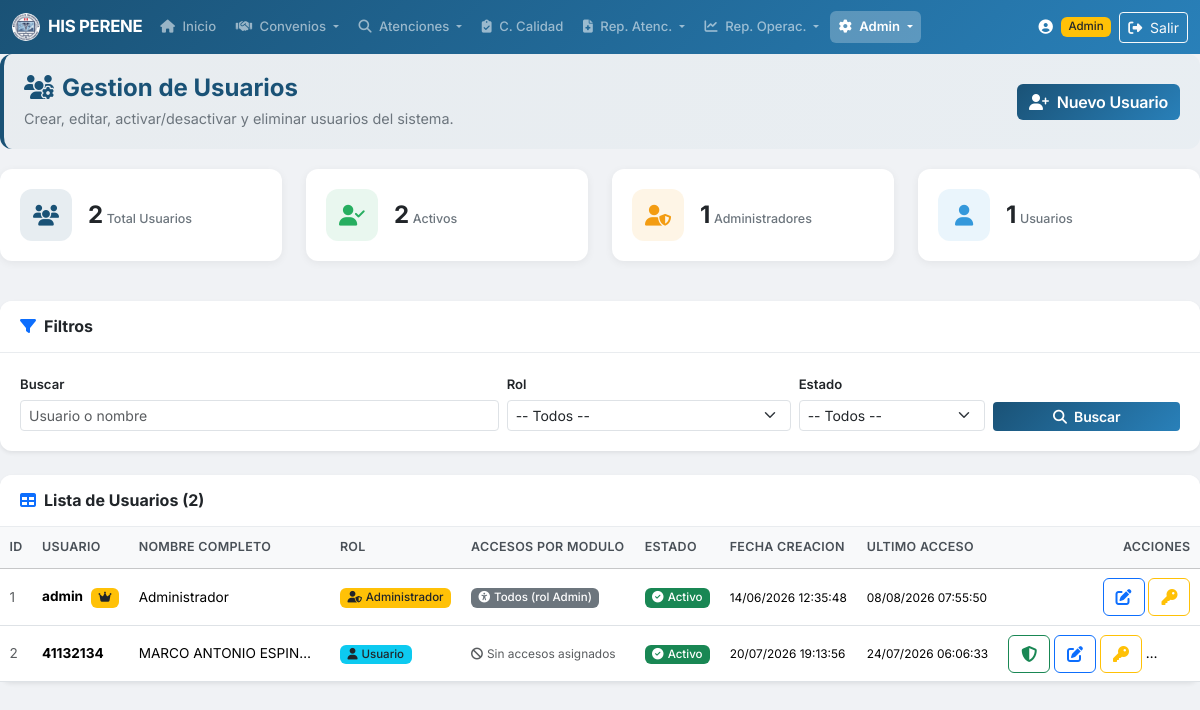
/usuarios.php (signed in), run on the app's committed database.
### tables this page shows
CREATE TABLE `USUARIOS` (
  `id_usuario` int(11) NOT NULL,
  `usuario` varchar(50) NOT NULL,
  `password` varchar(255) NOT NULL,
  `nombre_completo` varchar(150) DEFAULT NULL,
  `rol` varchar(20) NOT NULL DEFAULT 'usuario' COMMENT 'admin o usuario',
  `estado` tinyint(1) NOT NULL DEFAULT 1,
  `fecha_creacion` datetime DEFAULT current_timestamp(),
  `ultimo_acceso` datetime DEFAULT NULL
);

### includes/functions.php (called while the page is built, shortened)
<?php
function clean($str) {
    return htmlspecialchars($str ?? '', ENT_QUOTES, 'UTF-8');
}
function formatDateTime($datetime) {
    $ts = strtotime($datetime);
    return $ts ? date('d/m/Y H:i:s', $ts) : $datetime;
}

### usuarios.php (the view, shortened to what this page needs)
<?php
require_once 'includes/functions.php';
$pdo = getDBConnection();
$fBuscar = trim($_GET['buscar'] ?? '');
$where = "1=1";
$params = [];
$countSql = "SELECT COUNT(*) FROM USUARIOS WHERE " . $where;
$countStmt = $pdo->prepare($countSql);
$countStmt->execute($params);
$totalRegistros = (int)$countStmt->fetchColumn();
$porPagina = 20;
$pagina = max(1, intval($_GET['pagina'] ?? 1));
$offset = ($pagina - 1) * $porPagina;
$dataSql = "SELECT id_usuario, usuario, nombre_completo, rol, estado, fecha_creacion, ultimo_acceso FROM USUARIOS WHERE {$where} ORDER BY id_usuario ASC LIMIT {$porPagina} OFFSET {$offset}";
$dataStmt = $pdo->prepare($dataSql);
$dataStmt->execute($params);
$usuarios = $dataStmt->fetchAll();
$modulosPorUsuario = [];
$statsRow = $pdo->query("SELECT
    COUNT(*) as total,
    SUM(CASE WHEN estado=1 THEN 1 ELSE 0 END) as activos,
    SUM(CASE WHEN estado=0 THEN 1 ELSE 0 END) as inactivos,
    SUM(CASE WHEN rol='admin' THEN 1 ELSE 0 END) as admins,
    SUM(CASE WHEN rol='usuario' THEN 1 ELSE 0 END) as usuarios_comun
    FROM USUARIOS")->fetch();
include 'includes/header.php';
?>
<div class="page-header-section">
    <div class="d-flex justify-content-between align-items-center flex-wrap gap-2">
        <div>
            <h4><i class="fas fa-users-cog me-2"></i>Gestion de Usuarios</h4>
            <p class="subtitle">Crear, editar, activar/desactivar y eliminar usuarios del sistema.</p>
        </div>
        <button type="button" class="btn btn-his" data-bs-toggle="modal" data-bs-target="#modalCrear">
            <i class="fas fa-user-plus me-1"></i> Nuevo Usuario
        </button>
    </div>
</div>
<div class="row mb-4">
    <div class="col-md-3 col-6 mb-3">
        <div class="stat-card stat-primary">
            <div class="stat-icon"><i class="fas fa-users"></i></div>
            <div class="stat-info">
                <span class="stat-value"><?= number_format($statsRow['total'] ?? 0) ?></span>
                <span class="stat-label">Total Usuarios</span>
            </div>
        </div>
    </div>
    <div class="col-md-3 col-6 mb-3">
        <div class="stat-card stat-success">
            <div class="stat-icon"><i class="fas fa-user-check"></i></div>
            <div class="stat-info">
                <span class="stat-value"><?= number_format($statsRow['activos'] ?? 0) ?></span>
                <span class="stat-label">Activos</span>
            </div>
        </div>
    </div>
    <div class="col-md-3 col-6 mb-3">
        <div class="stat-card stat-warning">
            <div class="stat-icon"><i class="fas fa-user-shield"></i></div>
            <div class="stat-info">
                <span class="stat-value"><?= number_format($statsRow['admins'] ?? 0) ?></span>
                <span class="stat-label">Administradores</span>
            </div>
        </div>
    </div>
    <div class="col-md-3 col-6 mb-3">
        <div class="stat-card stat-info">
            <div class="stat-icon"><i class="fas fa-user"></i></div>
            <div class="stat-info">
                <span class="stat-value"><?= number_format($statsRow['usuarios_comun'] ?? 0) ?></span>
                <span class="stat-label">Usuarios</span>
            </div>
        </div>
    </div>
</div>
<div class="card shadow-sm mb-4">
    <div class="card-header bg-white">
        <h6 class="mb-0 fw-bold"><i class="fas fa-filter me-2 text-primary"></i>Filtros</h6>
    </div>
    <div class="card-body">
        <form method="GET" action="usuarios.php" class="row g-2 align-items-end">
            <div class="col-md-5">
                <label class="form-label small fw-semibold">Buscar</label>
                <input type="text" name="buscar" class="form-control form-control-sm" placeholder="Usuario o nombre" value="<?= htmlspecialchars($fBuscar) ?>">
            </div>
            <div class="col-md-3">
                <label class="form-label small fw-semibold">Rol</label>
                <select name="rol" class="form-select form-select-sm">
                    <option value="">-- Todos --</option>
                </select>
            </div>
            <div class="col-md-2">
                <label class="form-label small fw-semibold">Estado</label>
                <select name="estado" class="form-select form-select-sm">
                    <option value="">-- Todos --</option>
                </select>
            </div>
            <div class="col-md-2">
                <button type="submit" class="btn btn-his btn-sm w-100"><i class="fas fa-search me-1"></i> Buscar</button>
            </div>
        </form>
    </div>
</div>
<div class="card shadow-sm">
    <div class="card-header bg-white">
        <h6 class="mb-0 fw-bold"><i class="fas fa-table me-2 text-primary"></i>Lista de Usuarios (<?= number_format($totalRegistros) ?>)</h6>
    </div>
    <div class="card-body p-0">
        <?php if (empty($usuarios)): ?>
            <div class="empty-state">
                <i class="fas fa-user-slash"></i>
                <h5>Sin usuarios</h5>
                <p>No se encontraron usuarios con los filtros seleccionados.</p>
            </div>
        <?php else: ?>
            <div class="table-responsive">
                <table class="table table-hover table-sm mb-0">
                    <thead class="table-light">
                        <tr>
                            <th>ID</th>
                            <th>Usuario</th>
                            <th>Nombre Completo</th>
                            <th>Rol</th>
                            <th>Accesos por Modulo</th>
                            <th>Estado</th>
                            <th>Fecha Creacion</th>
                            <th>Ultimo Acceso</th>
                            <th class="text-end">Acciones</th>
                        </tr>
                    </thead>
                    <tbody>
                        <?php foreach ($usuarios as $u): ?>
                        <tr>
                            <td class="text-muted"><?= (int)$u['id_usuario'] ?></td>
                            <td>
                                <strong><?= clean($u['usuario']) ?></strong>
                                <?php if ((int)$u['id_usuario'] === 1): ?>
                                    <span class="badge bg-warning text-dark ms-1" title="Administrador principal"><i class="fas fa-crown"></i></span>
                                <?php endif; ?>
                            </td>
                            <td><?= clean($u['nombre_completo']) ?></td>
                            <td>
                                <?php if ($u['rol'] === 'admin'): ?>
                                    <span class="badge bg-warning text-dark"><i class="fas fa-user-shield me-1"></i>Administrador</span>
                                <?php else: ?>
                                    <span class="badge bg-info text-dark"><i class="fas fa-user me-1"></i>Usuario</span>
                                <?php endif; ?>
                            </td>
                            <td style="max-width:220px;">
                                <?php if ($u['rol'] === 'admin'): ?>
                                    <span class="badge bg-secondary"><i class="fas fa-universal-access me-1"></i>Todos (rol Admin)</span>
                                <?php else:
                                    $modsUsu = $modulosPorUsuario[(int)$u['id_usuario']] ?? [];
                                    if (empty($modsUsu)): ?>
                                        <span class="text-muted small"><i class="fas fa-ban me-1"></i>Sin accesos asignados</span>
                                    <?php else: foreach ($modsUsu as $mc): ?>
                                        <span class="badge bg-light text-dark border mb-1" title="<?= htmlspecialchars(MODULOS_SISTEMA[$mc]['archivo'] ?? $mc) ?>">
                                            <i class="fas <?= htmlspecialchars(MODULOS_SISTEMA[$mc]['icono'] ?? 'fa-square') ?> me-1 text-primary"></i><?= htmlspecialchars(MODULOS_SISTEMA[$mc]['nombre'] ?? $mc) ?>
                                        </span>
                                    <?php endforeach; endif; ?>
                                <?php endif; ?>
                            </td>
                            <td>
                                <?php if ((int)$u['estado'] === 1): ?>
                                    <span class="badge bg-success"><i class="fas fa-check-circle me-1"></i>Activo</span>
                                <?php else: ?>
                                    <span class="badge bg-danger"><i class="fas fa-times-circle me-1"></i>Inactivo</span>
                                <?php endif; ?>
                            </td>
                            <td><small><?= formatDateTime($u['fecha_creacion']) ?></small></td>
                            <td><small><?= $u['ultimo_acceso'] ? formatDateTime($u['ultimo_acceso']) : '<span class="text-muted">Nunca</span>' ?></small></td>
                            <td class="text-end">
                                <?php if ($u['rol'] !== 'admin'): ?>
                                <button type="button" class="btn btn-xs btn-outline-success"
                                        onclick='asignarModulos(<?= (int)$u["id_usuario"] ?>, <?= json_encode($u["usuario"], JSON_HEX_TAG | JSON_HEX_AMP | JSON_HEX_APOS | JSON_HEX_QUOT) ?>, <?= json_encode($modulosPorUsuario[(int)$u["id_usuario"]] ?? [], JSON_HEX_TAG | JSON_HEX_AMP | JSON_HEX_APOS | JSON_HEX_QUOT) ?>)'>
                                    <i class="fas fa-shield-halved" title="Accesos por modulos"></i>
                                </button>
                                <?php endif; ?>
                                <button type="button" class="btn btn-xs btn-outline-primary"
                                        onclick='editarUsuario(<?= json_encode([
                                            "id_usuario" => (int)$u["id_usuario"],
                                            "usuario" => $u["usuario"],
                                            "nombre_completo" => $u["nombre_completo"],
                                            "rol" => $u["rol"],
                                            "estado" => (int)$u["estado"],
                                            "modulos" => $modulosPorUsuario[(int)$u["id_usuario"]] ?? [],
                                        ], JSON_HEX_TAG | JSON_HEX_AMP | JSON_HEX_APOS | JSON_HEX_QUOT) ?>)'>
                                    <i class="fas fa-edit" title="Editar"></i>
                                </button>
                                <button type="button" class="btn btn-xs btn-outline-warning"
                                        onclick='resetearClave(<?= (int)$u["id_usuario"] ?>, <?= json_encode($u["usuario"], JSON_HEX_TAG | JSON_HEX_AMP | JSON_HEX_APOS | JSON_HEX_QUOT) ?>)'>
                                    <i class="fas fa-key" title="Resetear clave"></i>
                                </button>
                                <?php if ((int)$u['id_usuario'] !== 1): ?>
                                <form method="POST" action="usuarios.php" class="d-inline" onsubmit="return confirm('¿Cambiar el estado de este usuario?');">
                                    <button type="submit" class="btn btn-xs btn-outline-<?= (int)$u['estado'] === 1 ? 'secondary' : 'success' ?>">
                                        <i class="fas fa-<?= (int)$u['estado'] === 1 ? 'toggle-off' : 'toggle-on' ?>" title="<?= (int)$u['estado'] === 1 ? 'Desactivar' : 'Activar' ?>"></i>
                                    </button>
                                </form>
                                <?php if ((int)$u['id_usuario'] !== (int)($_SESSION['usuario_id'] ?? 0)): ?>
                                <form method="POST" action="usuarios.php" class="d-inline" onsubmit="return confirm('¿ELIMINAR este usuario? Esta accion no se puede deshacer.');">
                                    <button type="submit" class="btn btn-xs btn-outline-danger">
                                    </button>
                                </form>
                                <?php endif; ?>
                                <?php endif; ?>
                            </td>
                        </tr>
                        <?php endforeach; ?>
                    </tbody>
                </table>
            </div>
        <?php endif; ?>
    </div>
</div>
<?php include 'includes/footer.php'; ?>

### assets/css/style.css (style rules this page uses)
:root { --his-primary: #1a5276; --his-primary-light: #2980b9; --his-primary-dark: #0e2f44; --his-success: #27ae60; --his-warning: #f39c12; --his-danger: #e74c3c; --his-info: #3498db; --his-bg: #f0f2f5; --his-sidebar: #2c3e50; }
body { font-family: 'Inter', -apple-system, BlinkMacSystemFont, 'Segoe UI', Roboto, sans-serif; background-color: var(--his-bg); font-size: 0.9rem; }
.btn-his { background: linear-gradient(135deg, var(--his-primary) 0%, var(--his-primary-light) 100%); color: #fff; border: none; font-weight: 600; letter-spacing: -0.2px; transition: all 0.2s ease; }
.stat-card { background: #fff; border-radius: 12px; padding: 1.25rem; display: flex; align-items: center; gap: 1rem; box-shadow: 0 2px 8px rgba(0, 0, 0, 0.06); transition: transform 0.2s ease, box-shadow 0.2s ease; }
.stat-icon { width: 52px; height: 52px; border-radius: 12px; display: flex; align-items: center; justify-content: center; font-size: 1.3rem; flex-shrink: 0; }
.stat-primary .stat-icon { background: rgba(26, 82, 118, 0.1); color: var(--his-primary); }
.stat-success .stat-icon { background: rgba(39, 174, 96, 0.1); color: var(--his-success); }
.stat-info .stat-icon { background: rgba(52, 152, 219, 0.1); color: var(--his-info); }
.stat-warning .stat-icon { background: rgba(243, 156, 18, 0.1); color: var(--his-warning); }
.stat-value { font-size: 1.5rem; font-weight: 700; line-height: 1.2; letter-spacing: -0.5px; }
.stat-label { font-size: 0.78rem; color: #6c757d; font-weight: 500; }
.card { border: none; border-radius: 12px; }
.card-header { border-bottom: 1px solid #e9ecef; padding: 1rem 1.25rem; border-radius: 12px 12px 0 0 !important; }
.card-body { padding: 1.25rem; }
.table { font-size: 0.85rem; }
.table thead th { font-weight: 600; font-size: 0.78rem; text-transform: uppercase; letter-spacing: 0.3px; color: #495057; white-space: nowrap; padding: 0.7rem 0.6rem; }
.table tbody td { vertical-align: middle; padding: 0.55rem 0.6rem; max-width: 200px; overflow: hidden; text-overflow: ellipsis; white-space: nowrap; }
.form-label { font-size: 0.82rem; margin-bottom: 0.3rem; }
.badge { font-weight: 500; font-size: 0.72rem; }
.card { animation: fadeIn 0.3s ease-out; }
.page-header-section { background: linear-gradient(135deg, rgba(26, 82, 118, 0.04) 0%, rgba(41, 128, 185, 0.04) 100%); border-radius: 12px; padding: 1.25rem; margin-bottom: 1.25rem; border-left: 4px solid var(--his-primary); }
.page-header-section h4 { color: var(--his-primary); font-weight: 700; margin-bottom: 0.3rem; }
.page-header-section .subtitle { color: #6c757d; font-size: 0.9rem; margin-bottom: 0; }

### data on the page
usuarios: id_usuario "1", usuario "admin", nombre_completo "Administrador", rol "admin" (drawn), estado 1 (drawn), fecha_creacion "14/06/2026 12:35:48", ultimo_acceso "08/08/2026 07:55:50"
usuarios: id_usuario "2", usuario "41132134", nombre_completo "MARCO ANTONIO ESPIN…", rol "usuario" (drawn), estado 1 (drawn), fecha_creacion "20/07/2026 19:13:56", ultimo_acceso "24/07/2026 06:06:33"

### other printed values
$statsRow['total'] "2"
$statsRow['activos'] "2"
$statsRow['admins'] "1"
$statsRow['usuarios_comun'] "1"
$totalRegistros "2"
